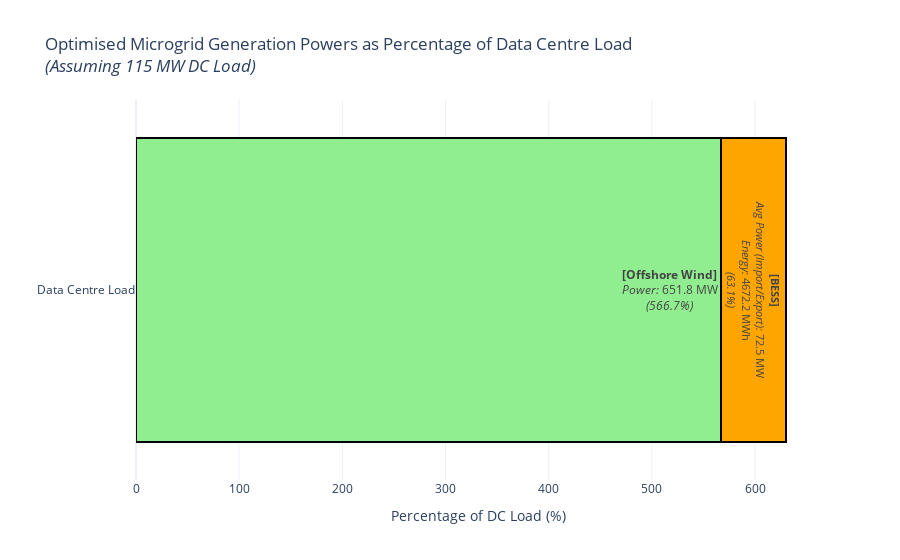

Notebook cell for this chart:
### Code cell
# Get optimised powers for each asset
wind_opt_power = n.generators.loc["offshore_wind_farm", "p_nom_opt"]
#gas_opt_power = n.generators.loc["gas_turbine", "p_nom_opt"]
bess_input_power = n.links.loc["bess_charger", "p_nom_opt"]
bess_output_power = n.links.loc["bess_discharger", "p_nom_opt"]
bess_avg_power = (bess_input_power + bess_output_power) / 2
bess_energy_capacity = n.stores.loc["bess_storage", "e_nom_opt"]

# Calculate percentages of DC load
wind_pct = wind_opt_power / DATA_CENTRE_LOAD_MW * 100
#gas_pct = gas_opt_power / DATA_CENTRE_LOAD_MW * 100
bess_pct = bess_avg_power / DATA_CENTRE_LOAD_MW * 100

#percentages = [wind_pct, gas_pct, bess_pct]
percentages = [wind_pct, bess_pct]  # Only using wind and BESS for the plot
labels = [
    "<b>[Offshore Wind]</b><br><i>Power:</i> {:.1f} MW<br><i>({:.1f}%)</i>".format(wind_opt_power, wind_pct),
    #"<b>[Gas Turbine]</b><br><i>Power:</i> {:.1f} MW<br><i>({:.1f}%)</i>".format(gas_opt_power, gas_pct),
    "<b>[BESS]</b><br><i>Avg Power (Import/Export):</i> {:.1f} MW<br><i>Energy:</i> {:.1f} MWh<br><i>({:.1f}%)</i>".format(bess_avg_power, bess_energy_capacity, bess_pct)
]

# fig = px.bar(
#     x=percentages,
#     y=["Data Centre Load"] * 3,
#     orientation="h",
#     text=labels,
#     color=["offshore_wind_farm", "gas_turbine", "bess"],
#     color_discrete_map={
#         "offshore_wind_farm": "lightgreen",
#         "gas_turbine": "darkgrey",
#         "bess": "orange"
#     },
#     title="Optimised Microgrid Generation Powers as Percentage of Data Centre Load<br><i>(Assuming 115 MW DC Load)</i>",
#     labels={"x": "Percentage of DC Load (%)", "y": ""},
# )

fig = px.bar(
    x=percentages,
    y=["Data Centre Load"] * 2,
    orientation="h",
    text=labels,
    color=["offshore_wind_farm", "bess"],
    color_discrete_map={
        "offshore_wind_farm": "lightgreen",
        "bess": "orange"
    },
    title="Optimised Microgrid Generation Powers as Percentage of Data Centre Load<br><i>(Assuming 115 MW DC Load)</i>",
    labels={"x": "Percentage of DC Load (%)", "y": ""},
)

# Add black outline to each bar
for trace in fig.data:
    trace.marker.line.width = 2
    trace.marker.line.color = "black"

fig.update_traces(texttemplate="%{text}", textposition="inside")
fig.update_layout(
    barmode="stack",
    xaxis_title="Percentage of DC Load (%)",
    yaxis_title="",
    template="plotly_white",
    showlegend=False,
)
fig.show()

### Figure 1 — Plotly figure (JSON) as saved in the notebook; plotly's stock layout.template omitted (floating-point values rounded to 4 significant figures)
{"data": [{"hovertemplate": "color=offshore_wind_farm<br>Percentage of DC Load (%)=%{x}<br>=%{y}<br>text=%{text}<extra></extra>", "legendgroup": "offshore_wind_farm", "marker": {"color": "lightgreen", "line": {"color": "black", "width": 2}, "pattern": {"shape": ""}}, "name": "offshore_wind_farm", "orientation": "h", "showlegend": true, "text": ["<b>[Offshore Wind]</b><br><i>Power:</i> 651.8 MW<br><i>(566.7%)</i>"], "textposition": "inside", "texttemplate": "%{text}", "type": "bar", "x": [566.7], "xaxis": "x", "y": ["Data Centre Load"], "yaxis": "y"}, {"hovertemplate": "color=bess<br>Percentage of DC Load (%)=%{x}<br>=%{y}<br>text=%{text}<extra></extra>", "legendgroup": "bess", "marker": {"color": "orange", "line": {"color": "black", "width": 2}, "pattern": {"shape": ""}}, "name": "bess", "orientation": "h", "showlegend": true, "text": ["<b>[BESS]</b><br><i>Avg Power (Import/Export):</i> 72.5 MW<br><i>Energy:</i> 4672.2 MWh<br><i>(63.1%)</i>"], "textposition": "inside", "texttemplate": "%{text}", "type": "bar", "x": [63.07], "xaxis": "x", "y": ["Data Centre Load"], "yaxis": "y"}], "layout": {"barmode": "stack", "legend": {"title": {"text": "color"}, "tracegroupgap": 0}, "showlegend": false, "title": {"text": "Optimised Microgrid Generation Powers as Percentage of Data Centre Load<br><i>(Assuming 115 MW DC Load)</i>"}, "xaxis": {"anchor": "y", "domain": [0, 1], "title": {"text": "Percentage of DC Load (%)"}}, "yaxis": {"anchor": "x", "domain": [0, 1], "title": {"text": ""}}}}
